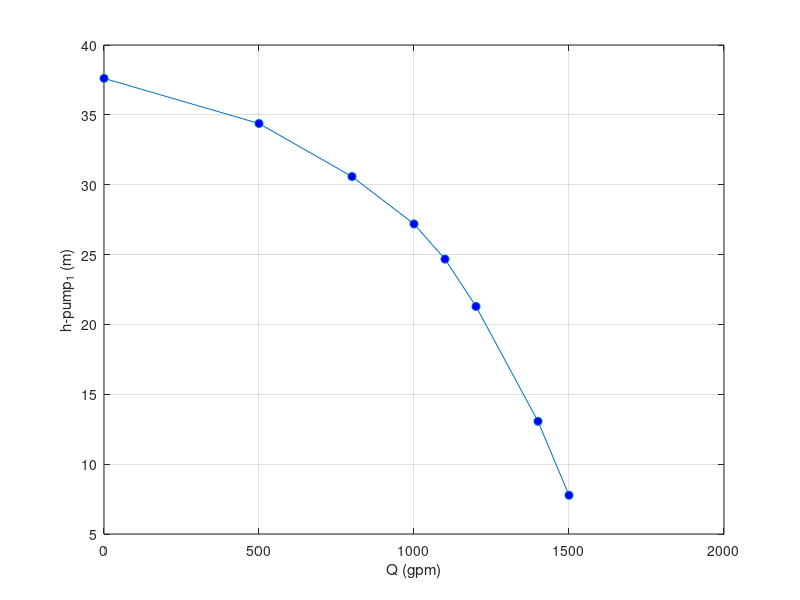
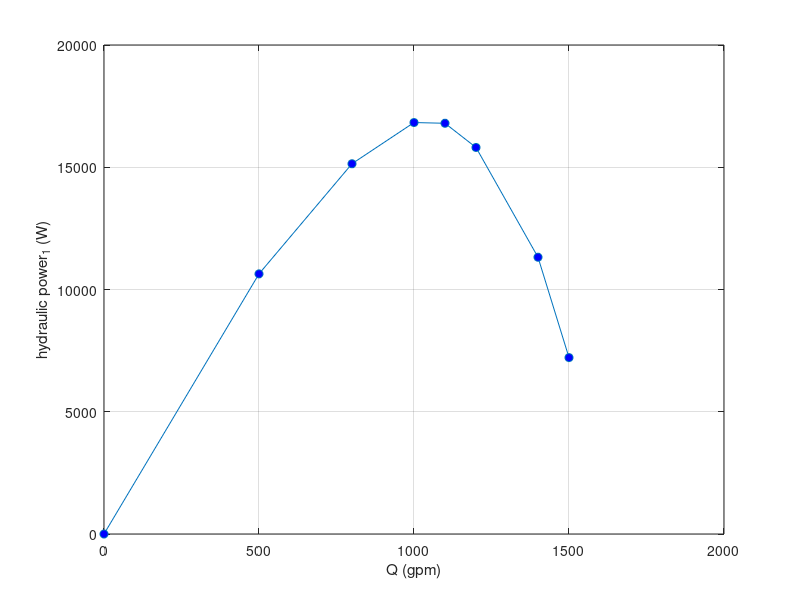
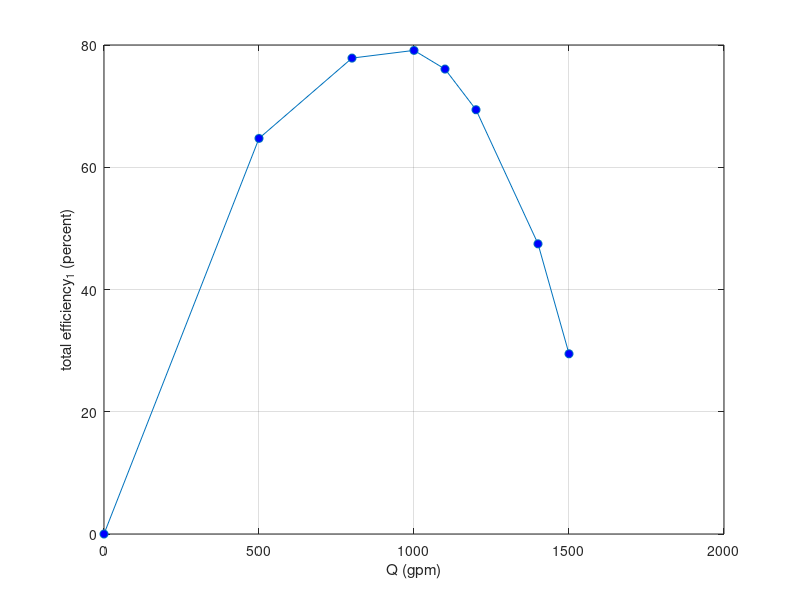
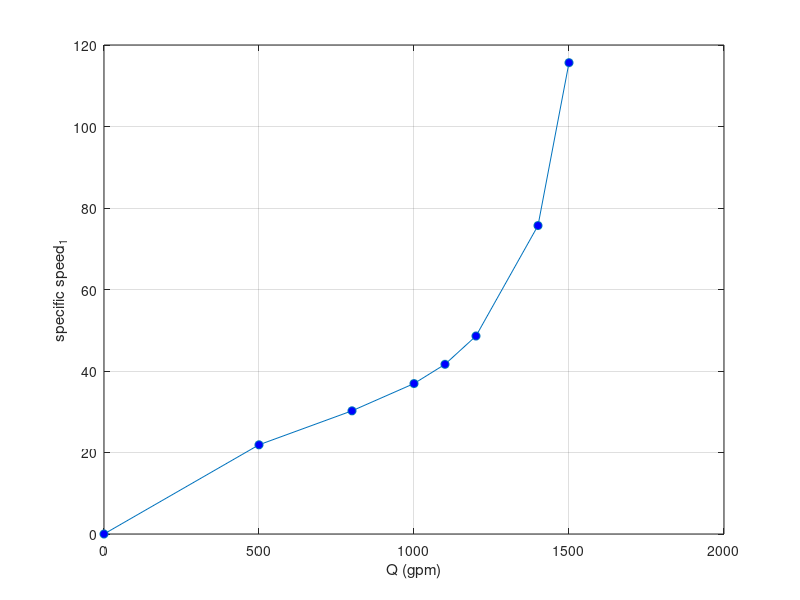

MATLAB code to generate these figures, in order:
%Programmed by Mohammad Aali 40226061
clear, clc

density = 1000;          
g = 9.81;         
powerfactor = 0.875;          
V= 460;            
n_motor = 0.9;  

%dataset 1
N_1 = 1750;
Q_1 = [0, 500, 800, 1000, 1100, 1200, 1400, 1500];
P1_1= [0.65, 0.25, -0.35, -0.92, -1.24, -1.62, -2.42, -2.89];
P2_1= [53.3, 48.3, 42.3, 36.9, 33, 27.8, 15.3, 7.3];    
I_1 = [18, 26.2, 31, 33.9, 35.2, 36.3, 38, 39];     
z1_1= 1*0.3048;    
z2_1= 3*0.3048;    
Q1_si = Q_1*0.0000630902; 
P1_1_si = P1_1*6894.76;  
P2_1_si = P2_1*6894.76;          
       
h_pump_1 = ((P2_1_si - P1_1_si)./(density*g)) + (z2_1 - z1_1);
P_hydro_1 = density.*g.*Q1_si.*h_pump_1;
P_in_1 = sqrt(3) * V .* I_1 * powerfactor * n_motor;
n_total_1 = ((P_hydro_1)./(P_in_1))*100;
Ns_1 = ((N_1).*sqrt(Q1_si))./(h_pump_1.^(3/4));

figure; 
plot(Q_1, h_pump_1, 'o-', 'MarkerFaceColor','b');
xlabel('Q (gpm)'); 
ylabel('h-pump_1 (m)'); 
grid on;

figure; 
plot(Q_1, P_hydro_1, 'o-', 'MarkerFaceColor','b');
xlabel('Q (gpm)'); 
ylabel('hydraulic power_1 (W)'); 
grid on;

figure; 
plot(Q_1, n_total_1, 'o-', 'MarkerFaceColor','b');
xlabel('Q (gpm)'); 
ylabel('total efficiency_1 (percent)'); 
grid on;

figure; 
plot(Q_1, Ns_1, 'o-', 'MarkerFaceColor','b');
xlabel('Q (gpm)'); 
ylabel('specific speed_1'); 
grid on;




%dataset 2
N_2 = 1100;
T_2 = [2.1, 2, 1.9, 1.7, 1.8, 1.7, 1.5, 1.5, 1.4, 1.2, 1.1, 1, 0.9];  
Q_2= [254, 228, 197, 163, 177, 155, 127, 129, 99, 75, 50, 27, 2];
P1_2= [-0.08, -0.07, -0.05, -0.04, -0.05, -0.04, -0.03, -0.03, -0.02, -0.02, -0.02, -0.01, -0.01];
P2_2= [0.06, 0.11, 0.18, 0.25, 0.21, 0.25, 0.29, 0.29, 0.32, 0.34, 0.35, 0.36, 0.36];  
P_motor= [0.52, 0.5, 0.48, 0.46, 0.47, 0.45, 0.42, 0.42, 0.4, 0.38, 0.36, 0.33, 0.31];                  
Q2_si= Q_2*(0.001/60);
P1_2_si= P1_2*100000; 
P2_2_si = P2_2*100000;               
P_motor_si = P_motor*1000;           

h_pump_2 = ((P2_2_si - P1_2_si))./(density*g);
P_hydro_2 = density.*g .*Q2_si.*h_pump_2;
w_2 = N_2*2*pi/60;          
P_mechanical_2 = T_2.*w_2;
n_total_2 = ((P_hydro_2)./(P_motor_si))*100;
n_hydro_2 = ((P_hydro_2)./(P_mechanical_2))*100;
Ns_2 = ((N_2).*sqrt(Q2_si))./(h_pump_2.^(3/4));

figure; 
plot(Q_2, h_pump_2, 'o-', 'MarkerFaceColor','b');
xlabel('Q (L/min)'); 
ylabel('h-pump_2 (m)'); 
grid on;

figure; 
plot(Q_2, P_hydro_2, 'o-', 'MarkerFaceColor','b');
xlabel('Q (L/min)'); 
ylabel('hydraulic power_2 (W)'); 
grid on;

figure; 
plot(Q_2, n_total_2,'o-', 'MarkerFaceColor','b');
xlabel('Q (L/min)'); 
ylabel('total efficiency_2 (%)'); 
grid on;

figure; 
plot(Q_2, n_hydro_2, 'o-', 'MarkerFaceColor','b');
xlabel('Q (L/min)'); 
ylabel('hydraulic efficiency_2 (percent)'); 
grid on;

figure; 
plot(Q_2, P_mechanical_2, 'o-', 'MarkerFaceColor','b');
xlabel('Q (L/min)'); 
ylabel('mechanical power_2 (W)'); 
grid on;

figure; 
plot(Q_2, Ns_2, 'o-', 'MarkerFaceColor','b');
xlabel('Q (L/min)'); 
ylabel('specific speed_2'); 
grid on;

